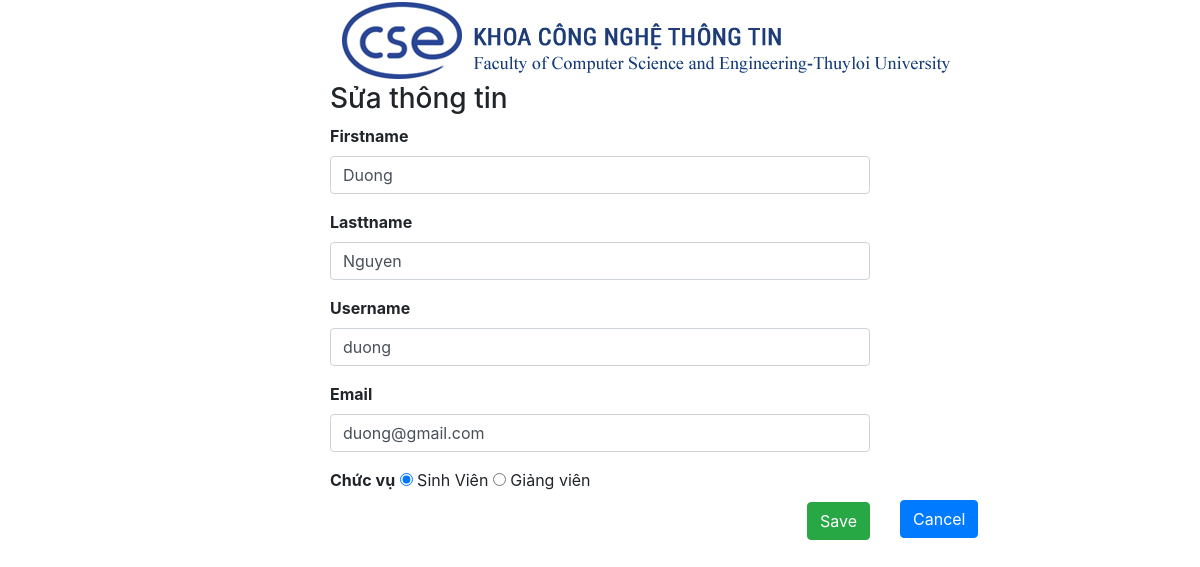
Page /admin/edit.php?id=8 on the committed database.
### tables this page shows
CREATE TABLE `users` (
  `id` int(11) NOT NULL,
  `firstname` varchar(80) NOT NULL,
  `lastname` varchar(80) NOT NULL,
  `username` varchar(50) NOT NULL,
  `email` varchar(50) NOT NULL,
  `password` varchar(255) NOT NULL,
  `level` int(11) NOT NULL
);

### admin/edit.php (the view, shortened to what this page needs)
<!doctype html>
<html lang="en">
<head>
    <link rel="stylesheet" href="https://stackpath.bootstrapcdn.com/bootstrap/4.3.1/css/bootstrap.min.css"
>
    <link rel="stylesheet" href="css/style.css">
</head>
<body>
    <?php
    include('config.php');
    $id = $_GET['id'];
    $sql = "SELECT * FROM users WHERE id ='$id'";
    $query = mysqli_query($conn, $sql);
    $row = mysqli_fetch_assoc($query);
    ?>
    <div class="container">
        <div class="row">
            <div class="col-xs-3 col-sm-3 ">
            </div>
            <div class="col-xs-6 col-sm-6 ">
       <img src="../imgs/logo.jpg" alt="">
            <h3>Sửa thông tin</h3>
                <form method="POST" action="config_edit.php">
                    <label for="fname">Firstname</label> <br>
                    <input type="text" class="form-control" name="fname" value="<?php echo $row['firstname'] ; ?>">
                    <label for="lname">Lasttname</label> <br>
                    <input type="text" class="form-control" name="lname" value="<?php echo $row['lastname'] ; ?>">
                    <label for="username">Username</label> <br>
                    <input type="text" class="form-control" name="username" value="<?php echo $row['username'] ; ?>">
                    <label for="username">Email</label> <br>
                    <input type="email" class="form-control" name="email" value="<?php echo $row['email'] ; ?>">
                    <label for="chucvu">Chức vụ</label>
                    <?php if($row['level'] == 1){?>
                    <input type="radio" name="rdCV" value="1" checked> Sinh Viên
                    <input type="radio" name="rdCv" value="2"> Giảng viên
                    <?php }else{ ?>
                    <input type="radio" name="rdCv" value="1"> Sinh Viên
                    <input type="radio" name="rdCV" value="2" checked> Giảng Viên
                    <?php } ?>
                    <br>
                    <button type="submit" class="btn btn-success" >Save</button>
                </form>
            </div>
            <div class="col-xs-3 col-sm-3 ">
            <a class="btn btn-primary" href="index.php" role="button" style="margin-top: 500px;">Cancel</a>
            </div>
        </div>
</body>
</html>

### admin/css/style.css (style rules this page uses)
input { margin: 0 0 1rem 0; border-radius: 5px; }
label { font-weight: bold; }
a:link { text-decoration: none; }
button { background-color: rgb(21, 230, 66); border-radius: 5px; float: right; }

### rows in the picture
users: fname "Duong", lname "Nguyen", username "duong", email "duong@gmail.com"
